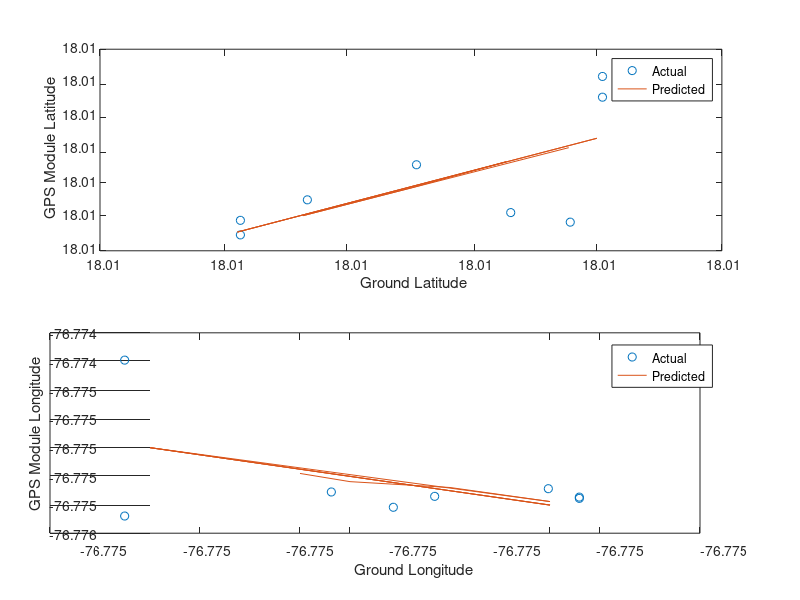

Write MATLAB code to recreate this figure.
lat_actual = [18.009988,18.009882,18.009926,18.009964,18.009855,18.010001,18.010001,18.009855];
lon_actual = [-76.775228,-76.775222,-76.775218,-76.775207,-76.775248,-76.775204,-76.775248,-76.775204];
lat_gps = [18.00981522,18.00982857,18.00984955,18.00982094,18.00980759,18.00990237,18.00988997,18.0098163];
lon_gps = [-76.7753067,-76.77541351,-76.77533722,-76.77528381,-76.77547455,-76.77535134,-76.77438656,-76.77534256];

p_lat = polyfit(lat_actual, lat_gps, 1); 
lat_pred = polyval(p_lat, lat_actual); 

p_lon = polyfit(lon_actual, lon_gps, 1); 
lon_pred = polyval(p_lon, lon_actual); 


SSres_lat = sum((lat_gps - lat_pred).^2); 
SStot_lat = sum((lat_gps - mean(lat_gps)).^2); 
R_squared_lat = 1 - SSres_lat/SStot_lat;


SSres_lon = sum((lon_gps - lon_pred).^2); 
SStot_lon = sum((lon_gps - mean(lon_gps)).^2); 
R_squared_lon = 1 - SSres_lon/SStot_lon;

RMSE_lat = sqrt(mean((lat_gps - lat_pred).^2));
RMSE_lon = sqrt(mean((lon_gps - lon_pred).^2));

MAE_lat = mean(abs(lat_gps - lat_pred));
MAE_lon = mean(abs(lon_gps - lon_pred));

MAPE_lat = mean(abs((lat_gps - lat_pred) ./ lat_actual)) * 100;
MAPE_lon = mean(abs((lon_gps - lon_pred) ./ lon_actual)) * 100;


figure;
subplot(2, 1, 1);
plot(lat_actual, lat_gps, 'o', lat_actual, lat_pred, '-');
xlabel('Ground Latitude');
ylabel('GPS Module Latitude');
legend('Actual', 'Predicted');

subplot(2, 1, 2);
plot(lon_actual, lon_gps, 'o', lon_actual, lon_pred, '-');
xlabel('Ground Longitude');
ylabel('GPS Module Longitude');
legend('Actual', 'Predicted');

% Display the coefficient of determination (R-squared) for latitude and longitude
disp(['Coefficient of Determination (R-squared) for Latitude: ', num2str(R_squared_lat)]);
disp(['Coefficient of Determination (R-squared) for Longitude: ', num2str(R_squared_lon)]);
disp(['RMSE for Latitude: ', num2str(RMSE_lat)]);
disp(['RMSE for Longitude: ', num2str(RMSE_lon)]);
disp(['MAE for Latitude: ', num2str(MAE_lat)]);
disp(['MAE for Longitude: ', num2str(MAE_lon)]);
disp(['MAPE for Latitude: ', num2str(MAPE_lat), '%']);
disp(['MAPE for Longitude: ', num2str(MAPE_lon), '%']);